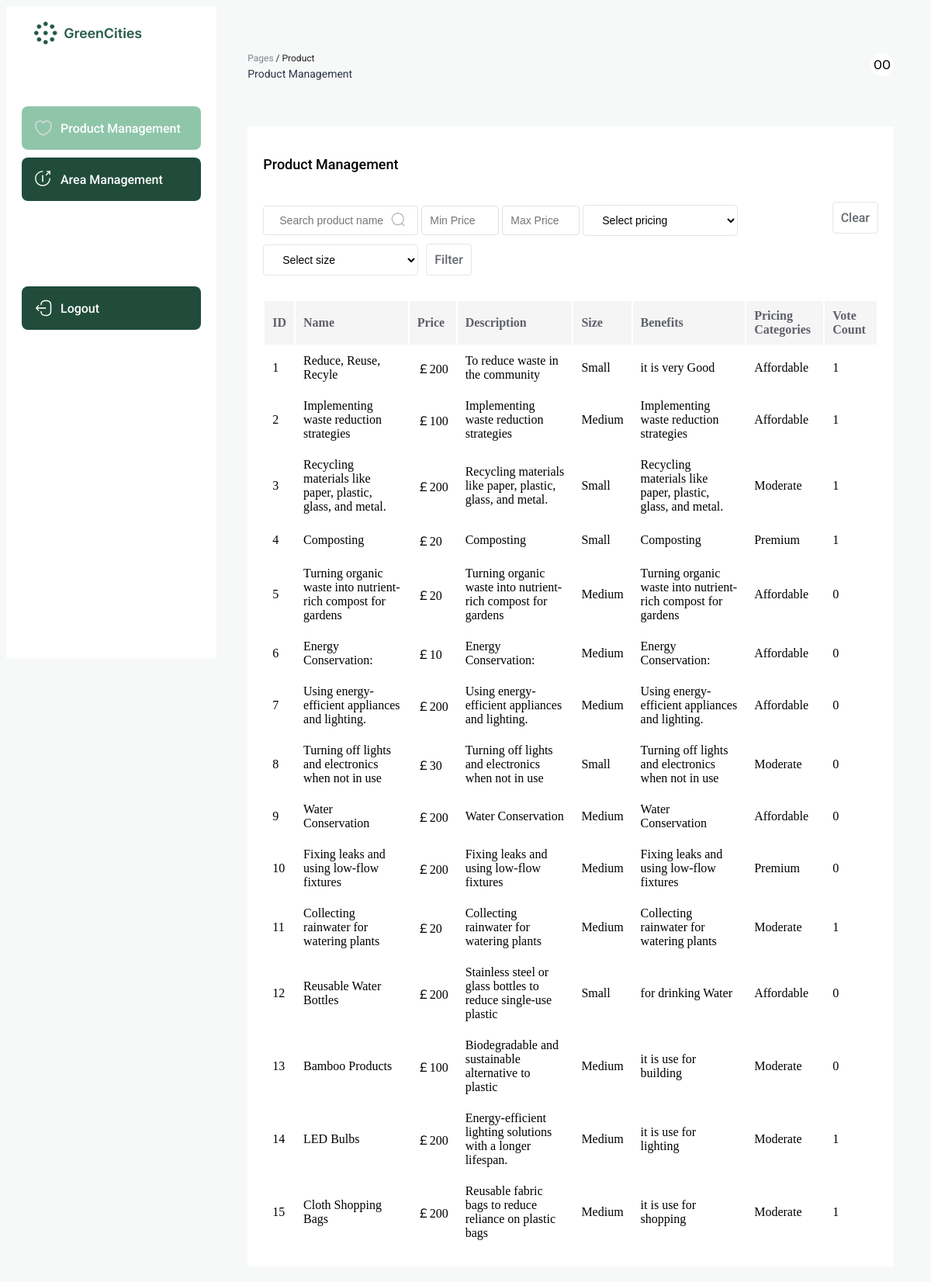
Screenshot of /product/index.php (signed in) with the database file from the repository.
### tables this page shows
CREATE TABLE `product` (
  `id` int(11) NOT NULL,
  `name` text NOT NULL,
  `price` float NOT NULL DEFAULT 0,
  `description` text NOT NULL,
  `size` varchar(15) NOT NULL,
  `benefits` text NOT NULL,
  `pricing_categories` varchar(15) NOT NULL,
  `class` varchar(50) NOT NULL DEFAULT 'Green energies products',
  `vote_count` int(11) NOT NULL DEFAULT 0
);

### product/index.php (the view, shortened to what this page needs)
<?php
$servername = "localhost";
$username = "root";
$password = "";
$dbname = "Green Alliance";
$conn = new mysqli($servername, $username, $password, $dbname);
$productListData = [];
$searchName = $_POST['searchName'];
if (isset($searchName) && strlen($searchName) > 0 && isset($_POST['search'])) {
    $productListQuery = "SELECT * FROM product WHERE name LIKE '%$searchName%'";
    $productListResult = $conn->query($productListQuery);
} else {
    $productListQuery = "SELECT * FROM `product`";
    $productListResult = $conn->query($productListQuery);
}
if ($productListResult->num_rows > 0) {
    while ($row = $productListResult->fetch_assoc()) {
        $productId = $row['id'];
        $productName = $row['name'];
        $productPrice = $row['price'];
        $productDescription = $row['description'];
        $productSize = $row['size'];
        $voteCount = $row['vote_count'];
        $productBenefits = $row['benefits'];
        $productPricingCategories = $row['pricing_categories'];
        $voteValue = "FALSE";
        $myMap = [
            "id" => $productId,
            "name" => $productName,
            "price" => $productPrice,
            "description" => $productDescription,
            "size" => $productSize,
            "benefits" => $productBenefits,
            "vote" => $voteValue,
            "pricing_categories" => $productPricingCategories,
            "vote_count" => $voteCount,
        ];
        $productListData[] = $myMap;
    }
} else {
}
$templateData = array(
    "result" => $productListData,
);
?>
<!DOCTYPE html>
<html lang="en">
<head>
</head>
<body>
    <div class="dashboard-container">
        <div class="sidebar">
            <img src="../images/banner.png" alt="logo" style="width: 200px; margin: 0 auto 70px; display: block;" />
            <a href="../product/">
                <div class="sidebar-item active-sidebar">
                    <p>Product Management</p>
                </div>
            </a>
            <?php
            if ( $_SESSION['role'] === 'admin' ||$_SESSION['role'] === 'council' ) {
                ?>
                <a href="../area/">
                    <div class="sidebar-item">
                        <p>Area Management</p>
                    </div>
                </a>
                <?php
            }
            ?>
            <a href="../logout.php">
                <div class="sidebar-item" style="margin: 100px 0 0;">
                    <p>Logout</p>
                </div>
            </a>
        </div>
        <div style="width: 100%;">
            <div style="margin: 60px 40px">
                <div style="display: flex; justify-content: space-between;">
                    <div>
                        <p style="color: #81848F; font-size: 12px; margin: 0 0 5px;">Pages <span
                                style="color: #242428;">/ Product</span></p>
                        <p style="color: #2D3748; font-size: 14px; margin: 0;">Product Management</p>
                    </div>
                    <div
                        style="border-radius: 50%; width: 30px; height: 30px; background: white; display: flex; align-items: center; justify-content: center;">
                        <p class="font-size: 20px; font-weight: 600;">
                            <?php echo strtoupper($_SESSION['name'][0]) . "" . strtoupper($_SESSION['last_name'][0]); ?>
                        </p>
                    </div>
                </div>
            </div>
            <div style="background: white; margin: 20px 40px; padding: 20px;">
                <div style="display: flex; justify-content: space-between;">
                    <p style="font-size: 18px; font-weight: 500; color: black;">Product Management</p>
                </div>
                <div style="display:flex; gap: 15px; margin: 20px 0 30px;">
                    <form id="searchProductName" method="post" action="">
                        <div class="search-container">
                            <input placeholder="Search product name" class="search" name="searchName" />
                            <button type="submit" , name="search" , value="search">
                            </button>
                        </div>
                        <input type="number" id="minAmount" name="minAmount" step="1" min="0" placeholder="Min Price">
                        <input type="number" id="maxAmount" name="maxAmount" step="1" min="0" placeholder="Max Price">
                        <select id="pricing" name="pricing">
                            <option value="">Select pricing</option>
                        </select>
                        <select id="size" name="size">
                            <option value="">Select size</option>
                        </select>
                        <button type="submit" , name="filter" ,value="filter">
                            <div class="filter">
                                <p>Filter</p>
                            </div>
                        </button>
                    </form>
                    <a href="../product/">
                        <div class="filter">
                            <p>Clear</p>
                        </div>
                    </a>
                </div>
                <table class="table" style="width: 100%;">
                    <thead>
                        <tr style="background: #F5F5F6;">
                            <th scope="col" style="text-align: left">ID</th>
                            <th scope="col" style="text-align: left">Name</th>
                            <th scope="col" style="text-align: left">Price</th>
                            <th scope="col" style="text-align: left">Description</th>
                            <th scope="col" style="text-align: left">Size</th>
                            <th scope="col" style="text-align: left">Benefits</th>
                            <th scope="col" style="text-align: left">Pricing Categories</th>
                            <?php
                            if ($_SESSION['role'] !== 'resident') {
                                ?>
                                <th scope="col" style="text-align: left">Vote Count</th> <?php
                            }
                            ?>
                        </tr>
                    </thead>
                    <tbody>
                        <?php foreach ($templateData['result'] as $option): ?>
                            <tr>
                                <td><?php echo $option["id"]; ?></td>
                                <td><?php echo $option["name"]; ?></td>
                                <td><?php echo "￡" . $option["price"]; ?></td>
                                <td><?php echo $option["description"]; ?></td>
                                <td><?php echo $option["size"]; ?></td>
                                <td><?php echo $option["benefits"]; ?></td>
                                <td><?php echo $option["pricing_categories"]; ?></td>
                                <?php
                                if ($_SESSION['role'] !== 'resident') {
                                    ?>
                                    <td><?php echo $option["vote_count"]; ?></td> <?php
                                }
                                ?>
                            </tr>
                        <?php endforeach; ?>
                    </tbody>
                </table>
            </div>
        </div>
    </div>
</body>
</html>

### product/index.php (style rules this page uses)
p, span, a, label { font-family: "Roboto", sans-serif; }
body { background-color: #F7F8F8; height: 100vh; flex-direction: column; }
.sidebar { width: 300px; padding: 20px; flex-direction: column; display: flex; gap: 10px; background: white; height: 100vh; }
.sidebar-item { display: flex; padding: 16px; border-radius: 8px; align-items: center; gap: 10px; background: #214C3B; text-decoration: none; }
.active-sidebar { background: #8FC6AA; }
.sidebar-item p { color: white; font-size: 16px; font-weight: 500; margin: 0; text-decoration: none; }
.dashboard-container { display: flex; }
thead, tbody { width: 100%; border-radius: 6px; }
thead th { padding: 10px; color: #5E606A; }
thead tr { border-bottom: 1px solid #F5F5F6; }
tbody td { padding: 10px; }
input[type="number"] { width: 100px; padding: 10px 10px; margin: 5px 0 10px 0; display: inline-block; border: 1px solid #E0E0E0; border-radius: 4px; box-sizing: border-box; background: transparent; outline: none; font-size: 14px; }
button { background-color: transparent; color: #fff; border: none; }
.search, select { width: 200px; padding: 10px 20px; display: inline-block; border: 1px solid #5E606A29; border-radius: 4px; box-sizing: border-box; background: transparent; outline: none; font-size: 14px; }
.filter { display: flex; gap: 10px; align-content: center; padding: 10px; border: 1px solid #5E606A29; border-radius: 4px; }
.filter p { color: #666974; font-size: 16px; font-weight: 500; margin: 0; }
a { text-decoration: none; }
.search-container { position: relative; display: inline-block; }
.search-container button { position: absolute; top: 50%; right: 10px; transform: translateY(-50%); background-color: transparent; border: none; cursor: pointer; }

### rows the page displays
product: id "1", name "Reduce, Reuse, Recyle", price "200", description "To reduce waste in the community", size "Small", benefits "it is very Good", pricing_categories "Affordable", vote_count "1"
product: id "2", name "Implementing waste reduction strategies", price "100", description "Implementing waste reduction strategies", size "Medium", benefits "Implementing waste reduction strategies", pricing_categories "Affordable", vote_count "1"
product: id "3", name "Recycling materials like paper, plastic, glass, and metal.", price "200", description "Recycling materials like paper, plastic, glass, and metal.", size "Small", benefits "Recycling materials like paper, plastic, glass, and metal.", pricing_categories "Moderate", vote_count "1"
product: id "4", name "Composting", price "20", description "Composting", size "Small", benefits "Composting", pricing_categories "Premium", vote_count "1"
product: id "5", name "Turning organic waste into nutrient-rich compost for gardens", price "20", description "Turning organic waste into nutrient-rich compost for gardens", size "Medium", benefits "Turning organic waste into nutrient-rich compost for gardens", pricing_categories "Affordable", vote_count "0"
product: id "6", name "Energy Conservation:", price "10", description "Energy Conservation:", size "Medium", benefits "Energy Conservation:", pricing_categories "Affordable", vote_count "0"
product: id "7", name "Using energy-efficient appliances and lighting.", price "200", description "Using energy-efficient appliances and lighting.", size "Medium", benefits "Using energy-efficient appliances and lighting.", pricing_categories "Affordable", vote_count "0"
product: id "8", name "Turning off lights and electronics when not in use", price "30", description "Turning off lights and electronics when not in use", size "Small", benefits "Turning off lights and electronics when not in use", pricing_categories "Moderate", vote_count "0"
product: id "9", name "Water Conservation", price "200", description "Water Conservation", size "Medium", benefits "Water Conservation", pricing_categories "Affordable", vote_count "0"
product: id "10", name "Fixing leaks and using low-flow fixtures", price "200", description "Fixing leaks and using low-flow fixtures", size "Medium", benefits "Fixing leaks and using low-flow fixtures", pricing_categories "Premium", vote_count "0"
product: id "11", name "Collecting rainwater for watering plants", price "20", description "Collecting rainwater for watering plants", size "Medium", benefits "Collecting rainwater for watering plants", pricing_categories "Moderate", vote_count "1"
product: id "12", name "Reusable Water Bottles", price "200", description "Stainless steel or glass bottles to reduce single-use plastic", size "Small", benefits "for drinking Water", pricing_categories "Affordable", vote_count "0"
product: id "13", name "Bamboo Products", price "100", description "Biodegradable and sustainable alternative to plastic", size "Medium", benefits "it is use for building", pricing_categories "Moderate", vote_count "0"
product: id "14", name "LED Bulbs", price "200", description "Energy-efficient lighting solutions with a longer lifespan.", size "Medium", benefits "it is use for lighting", pricing_categories "Moderate", vote_count "1"
product: id "15", name "Cloth Shopping Bags", price "200", description "Reusable fabric bags to reduce reliance on plastic bags", size "Medium", benefits "it is use for shopping", pricing_categories "Moderate", vote_count "1"

### other values shown
$_SESSION['name'][0] "O"
$_SESSION['last_name'][0] "O"
